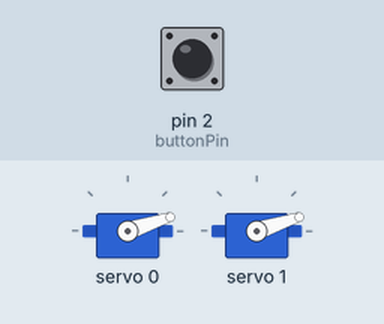
The sketch below on a simulated Arduino Uno, built with avr-gcc and run on an emulated ATmega328P. Parts: 2 × servo. The test bench sets the inputs (shaded band); at power-on: pin 2 (buttonPin) HIGH. What the sketch prints to the serial monitor is not drawn.

Above: at 1.2 s.
1.3 s: pin 2 (buttonPin) pulled LOW for 1 s
4.3 s: pin 2 (buttonPin) pulled LOW for 0.15 s
At 5.8 s:
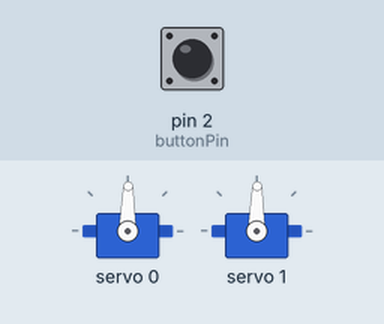
6.1 s: pin 2 (buttonPin) pulled LOW for 3.2 s
At 6.88 s:
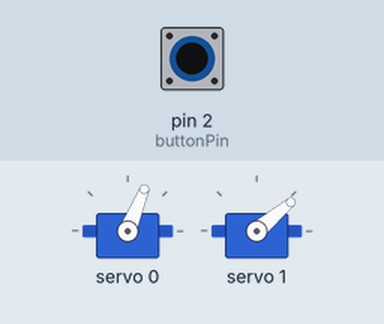
10.8 s: pin 2 (buttonPin) driven LOW
13.8 s: pin 2 (buttonPin) driven HIGH
At 13.98 s:
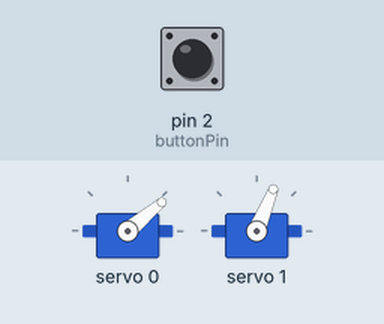
16.2 s: pin 2 (buttonPin) driven LOW
At 16.36 s:
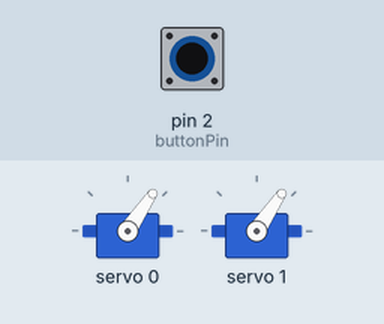
Timing chart, 0 to 66.7 s (numbered marks = the images above; inputs shaded):
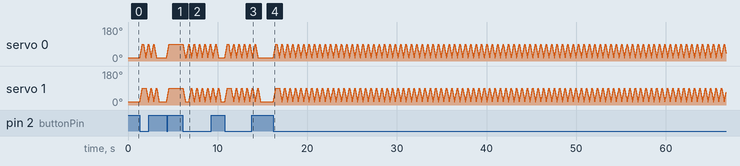

Measured:
- after the input at 4.3 s, servo 0, servo 1: moves from 18° to 89° over 0.28 s, starting at once
- after the input at 13.8 s, servo 0: goes on until 14.5 s, then stays 18°
- after the input at 16.2 s, servo 1: 18° → 21° at once, then moves between 18° and 89°, repeating every 11.4 s

The sketch:

PopupLogic.ino
```cpp
#include <Wire.h>
#include <Adafruit_PWMServoDriver.h>

Adafruit_PWMServoDriver pwm = Adafruit_PWMServoDriver(0x40); ;
struct Popup {
  static const int minPosition = 150;
  static const int maxPosition = 300;
  static const int dPosition = 5;
  static const int delayMs = 8;
  static const int maxButtonPresses = 2;

  int registeredPin;

  int moving;
  int poppedUp;
  int currentPosition;

  int unhandledPresses = 0;

  Popup(int _pin) {
    registeredPin = _pin;
    moving = 0;
  }

  void SetPosition(int posisition) {
    int constrainedPosition = posisition;
    if (constrainedPosition > maxPosition)
      constrainedPosition = maxPosition;
    else if (constrainedPosition < minPosition)
      constrainedPosition = minPosition;

    pwm.setPWM(registeredPin, 0, constrainedPosition);
    currentPosition = constrainedPosition;
  }

  void FoceDown() {
    for (int i = currentPosition; i > minPosition; i -= dPosition) {
      SetPosition(i);
      delay(delayMs);
    }
    SetPosition(minPosition);
    poppedUp = 0;
  }

  void ForceUp() {
    for (int i = currentPosition; i < maxPosition; i += dPosition) {
      SetPosition(i);
      delay(delayMs);
    }
    SetPosition(maxPosition);
    poppedUp = 1;
  }

  void RegisterButtonPress() {
    if (unhandledPresses < maxButtonPresses)
      unhandledPresses++;
  }

  void Tick() {
    if (moving) {
      if (poppedUp)
        MoveServoDown();
      else
        MoveServoUp();
    } else {
      if (unhandledPresses > 0) {
        moving = 1;
        unhandledPresses--;
      }
    }
  }

  void MoveServoUp() {
    if (currentPosition < maxPosition) { //if there was more movement left in this period
      currentPosition += dPosition; //set new position to move to
      if (currentPosition > maxPosition) //don't allow more than the maximum
        currentPosition = maxPosition;
      SetPosition(currentPosition);
    } else {
      moving = false;
      poppedUp = 1;
    }
  }

  void MoveServoDown() {
    if (currentPosition > minPosition) { //if there was more movement left in this period
      currentPosition -= dPosition; //set new position to move to
      if (currentPosition < minPosition) //don't allow less than the minimum
        currentPosition = minPosition;
      SetPosition(currentPosition);
    } else {
      moving = false;
      poppedUp = 0;
    }
  }
};

Popup p1 = Popup(0); //slot 1
Popup p2 = Popup(1); //slot 2

const int buttonPin = 2;  //D2
bool buttonPressed = false;
bool buttonHeld = false;
unsigned long pressStartTime = 0;

void setup() {
  Serial.begin(9600);
  Serial.println("Popup logic");

  Wire.begin();       // Start I2C communication
  pwm.begin();        // Start the servo controller
  pwm.setPWMFreq(50); // Set frequency to 50Hz for servos

  pinMode(buttonPin, INPUT_PULLUP); // Enable internal pull-up resistor

  p1.FoceDown();
  p2.FoceDown();
}

void loop() {
  bool currentButtonState = digitalRead(buttonPin) == LOW;

  if (currentButtonState && !buttonPressed) { //button press detected
    buttonPressed = true;
    pressStartTime = millis();

    p1.RegisterButtonPress();
    p2.RegisterButtonPress();

  } else if (currentButtonState && buttonPressed) { //button hold detected
    long pressDuration = millis() - pressStartTime;
    if (pressDuration > 400) {

      if (p1.poppedUp == p2.poppedUp) { //popups are in sync

        //gives p1 one more press to accomodate for the extra movement
        if (p1.unhandledPresses == p2.unhandledPresses)
          p1.RegisterButtonPress();

        //only tick p1 while popups are synced
        p1.Tick();
        delay(Popup::delayMs);
        return;

      } else { //popups are out of sync, continue normal logic
        p1.RegisterButtonPress();
        p2.RegisterButtonPress();
      }
    }
  }

  if (!currentButtonState && buttonPressed) {
    buttonPressed = false;
  }

  p1.Tick();
  p2.Tick();
  delay(Popup::delayMs);

  //button is not pressed and p1 has finished moving and p1 has no more button presses and popups are out of sync
  if (!currentButtonState && !p1.moving && !p1.unhandledPresses && p1.poppedUp != p2.poppedUp) {
    p1.poppedUp ? p2.ForceUp() : p2.FoceDown(); //reset the flipped popup
    p2.unhandledPresses = 0;
  }
}
```
